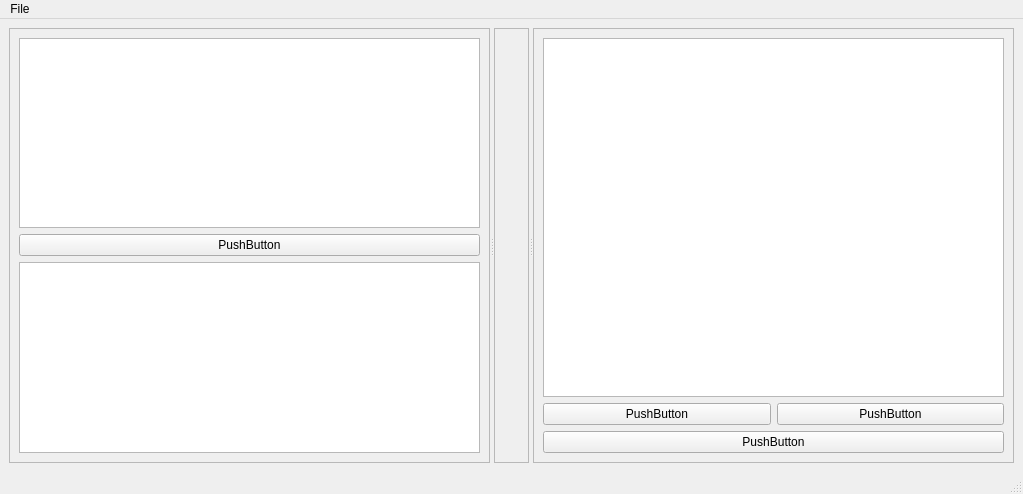
<?xml version="1.0" encoding="UTF-8"?>
<ui version="4.0">
 <class>MainWindow</class>
 <widget class="QMainWindow" name="MainWindow">
  <property name="geometry">
   <rect>
    <x>0</x>
    <y>0</y>
    <width>1023</width>
    <height>494</height>
   </rect>
  </property>
  <property name="windowTitle">
   <string>MainWindow</string>
  </property>
  <widget class="QWidget" name="centralwidget">
   <property name="enabled">
    <bool>true</bool>
   </property>
   <layout class="QGridLayout" name="gridLayout_3">
    <item row="0" column="0">
     <widget class="QSplitter" name="splitter">
      <property name="orientation">
       <enum>Qt::Horizontal</enum>
      </property>
      <widget class="QFrame" name="left_frame">
       <property name="frameShape">
        <enum>QFrame::StyledPanel</enum>
       </property>
       <property name="frameShadow">
        <enum>QFrame::Raised</enum>
       </property>
       <layout class="QVBoxLayout" name="verticalLayout">
        <item>
         <widget class="QTreeView" name="op_tree"/>
        </item>
        <item>
         <widget class="QPushButton" name="add_op_button">
          <property name="text">
           <string>PushButton</string>
          </property>
         </widget>
        </item>
        <item>
         <widget class="QPlainTextEdit" name="message_board">
          <property name="undoRedoEnabled">
           <bool>false</bool>
          </property>
          <property name="readOnly">
           <bool>false</bool>
          </property>
         </widget>
        </item>
       </layout>
      </widget>
      <widget class="QFrame" name="center_frame">
       <property name="frameShape">
        <enum>QFrame::StyledPanel</enum>
       </property>
       <property name="frameShadow">
        <enum>QFrame::Raised</enum>
       </property>
       <layout class="QGridLayout" name="gridLayout_2">
        <item row="0" column="0">
         <layout class="QGridLayout" name="image_viewer"/>
        </item>
       </layout>
      </widget>
      <widget class="QFrame" name="right_frame">
       <property name="frameShape">
        <enum>QFrame::StyledPanel</enum>
       </property>
       <property name="frameShadow">
        <enum>QFrame::Raised</enum>
       </property>
       <layout class="QGridLayout" name="gridLayout">
        <item row="2" column="0" colspan="2">
         <widget class="QTreeView" name="workflow_tree"/>
        </item>
        <item row="3" column="1">
         <widget class="QPushButton" name="edit_op_button">
          <property name="text">
           <string>PushButton</string>
          </property>
         </widget>
        </item>
        <item row="3" column="0">
         <widget class="QPushButton" name="rm_op_button">
          <property name="text">
           <string>PushButton</string>
          </property>
         </widget>
        </item>
        <item row="4" column="0" colspan="2">
         <widget class="QPushButton" name="apply_workflow_button">
          <property name="text">
           <string>PushButton</string>
          </property>
         </widget>
        </item>
       </layout>
       <zorder>workflow_tree</zorder>
       <zorder>edit_op_button</zorder>
       <zorder>apply_workflow_button</zorder>
       <zorder>rm_op_button</zorder>
      </widget>
     </widget>
    </item>
   </layout>
  </widget>
  <widget class="QMenuBar" name="menubar">
   <property name="geometry">
    <rect>
     <x>0</x>
     <y>0</y>
     <width>1023</width>
     <height>25</height>
    </rect>
   </property>
   <widget class="QMenu" name="menuFile">
    <property name="title">
     <string>File</string>
    </property>
    <addaction name="actionOpen"/>
    <addaction name="actionSave_Project"/>
    <addaction name="separator"/>
    <addaction name="actionExit"/>
   </widget>
   <addaction name="menuFile"/>
  </widget>
  <widget class="QStatusBar" name="statusbar"/>
  <action name="actionCalibrate">
   <property name="text">
    <string>HDF5 Builder</string>
   </property>
  </action>
  <action name="actionOpen">
   <property name="text">
    <string>Open Project</string>
   </property>
  </action>
  <action name="actionExit">
   <property name="text">
    <string>Exit</string>
   </property>
  </action>
  <action name="actionSave_Project">
   <property name="text">
    <string>Save Project</string>
   </property>
  </action>
  <action name="actionImage_1">
   <property name="text">
    <string>Image 1</string>
   </property>
  </action>
 </widget>
 <resources/>
 <connections/>
</ui>
